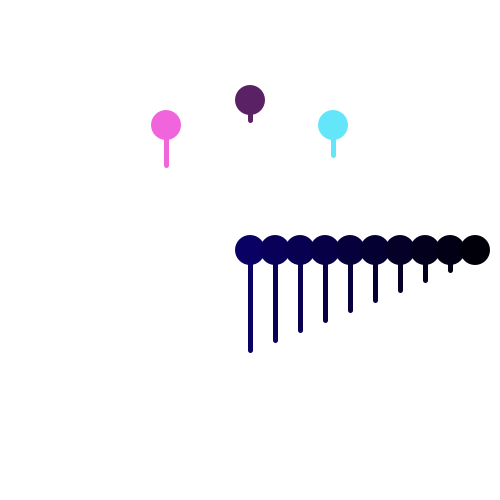
Frame 1 (no input)
Frame 60 (the mouse pressed at the canvas centre just before this capture): identical to frame 1, image omitted
Frame 120 (the mouse held since frame 60 and released just before this capture): identical to frame 1, image omitted

The Processing sketch that drew this single still picture (run headless with seeded random() and noise(); from frame 60 on, the mouse is pressed at the canvas centre):

// Processing sketch: Helton_S8_A7
// ── Helton_S8_A7.pde
//Tanner Helton
void setup() {
  size(500, 500);
}

void draw() {
  background(255);
  flower(width/2, height/5, 20, color(90, 34, 100));
  flower(2*width/3, height/4, 30, color(100, 230, 250));
  flower(width/3, height/4, 40, color(240, 100, 220));
  for (int i = 10; i > 0; i--) {
    flower(width-i*25, height/2, i*10, color(i, i/10, i*10));
  }
}
void flower(float x, float y, float h, color c) {
  fill(c);
  stroke(c);
  strokeWeight(5);
  line(x, y, x, y+h);
  noStroke();
  ellipse(x, y, 30, 30);
}
